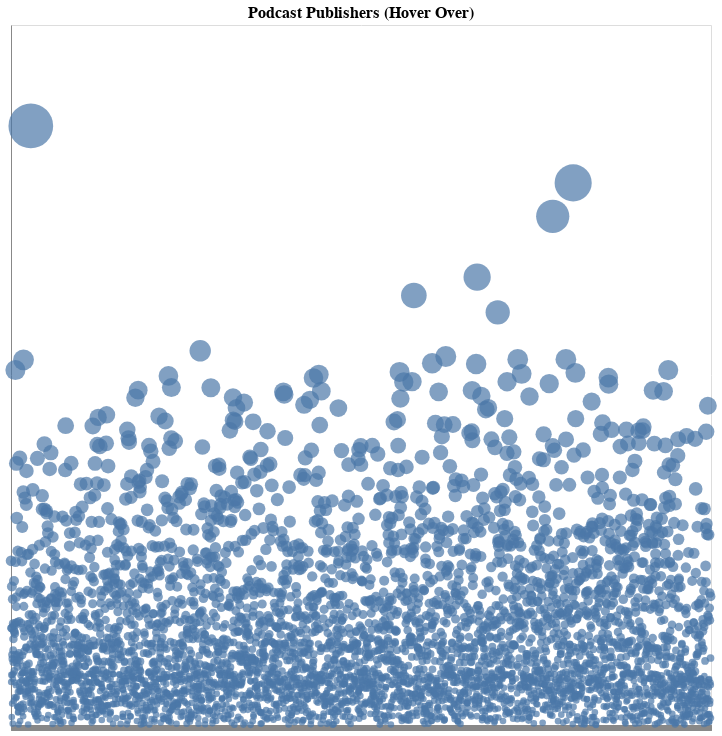

The cell this chart's notebook holds for it:
### Code cell
import altair as alt
import pandas as pd
import numpy as np

# Create a scatter plot with circles to represent the categorical table
circle_table = alt.Chart(df_pub.sample(5000)).mark_circle().encode(
    x=alt.X('publisher:O', axis=alt.Axis(labels=False, title='')),
    y=alt.Y('Number of Episodes Jitter:Q', scale=alt.Scale(type='log'), axis=alt.Axis(labels=False, title='')),
    size=alt.Size('CircleSize:Q', scale=alt.Scale(range=[5, 2000]), legend=None),  # Adjust size range as needed
    #color=alt.Color('publisher:N', legend=None),
    color=alt.Color(scale=alt.Scale(scheme='blueorange-8')),
    tooltip=['publisher:N', 'Number of Episodes:Q','Number of Shows:Q']  # Add a tooltip with 'Category' and 'Value'
).properties(
    width=700,
    height=700,
    title='Podcast Publishers (Hover Over)'
).configure_title(
    fontSize=16,
    anchor='middle'
).configure_axis(
    grid=False  # Remove gridlines
).configure_axisY(
    ticks=False
)

circle_table

### Figure 1 — Vega-Lite specification as saved in the notebook (floating-point values rounded to 4 significant figures; data arrays with more than 128 entries replaced by an {"elided": "..."} marker saying what was removed)
{"config": {"view": {"continuousWidth": 300, "continuousHeight": 300}, "axis": {"grid": false}, "axisY": {"ticks": false}, "title": {"anchor": "middle", "fontSize": 16}}, "data": {"name": "data-541fee75c1fdccc247bf797f61273df4"}, "mark": {"type": "circle"}, "encoding": {"color": {"scale": {"scheme": "blueorange-8"}}, "size": {"field": "CircleSize", "legend": null, "scale": {"range": [5, 2000]}, "type": "quantitative"}, "tooltip": [{"field": "publisher", "type": "nominal"}, {"field": "Number of Episodes", "type": "quantitative"}, {"field": "Number of Shows", "type": "quantitative"}], "x": {"axis": {"labels": false, "title": ""}, "field": "publisher", "type": "ordinal"}, "y": {"axis": {"labels": false, "title": ""}, "field": "Number of Episodes Jitter", "scale": {"type": "log"}, "type": "quantitative"}}, "height": 700, "title": "Podcast Publishers (Hover Over)", "width": 700, "$schema": "https://vega.github.io/schema/vega-lite/v5.15.1.json", "datasets": {"data-541fee75c1fdccc247bf797f61273df4": {"elided": "5000 records"}}}
